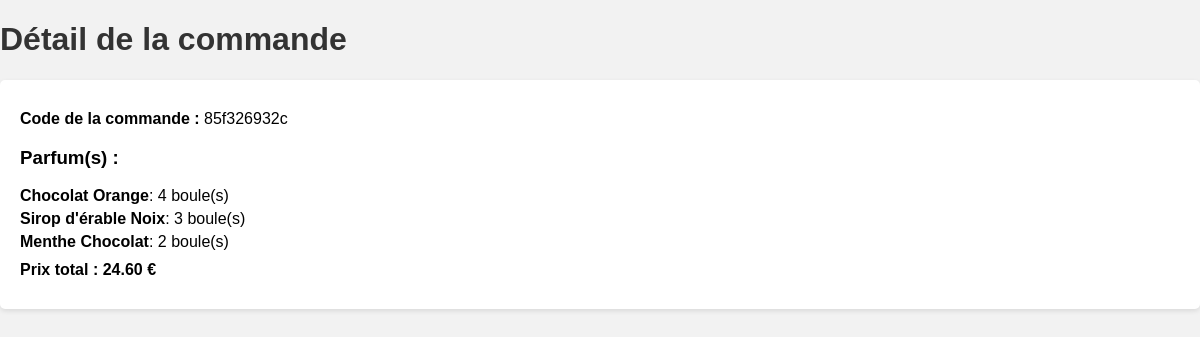
Page /details_order/6/ on the committed database.
### glacier/models.py (models this page shows, shortened)
class Order(models.Model):
    flavors = models.ManyToManyField(Flavor, through="OrderFlavor")
    code = models.CharField(max_length=10, unique=True)
    def calculate_total_price(self):
        total_price = 0
        for order_flavor in self.orderflavor_set.all():
            total_price += order_flavor.quantity * order_flavor.flavor.price_per_scoop
        return total_price

class OrderFlavor(models.Model):
    order = models.ForeignKey(Order, on_delete=models.CASCADE)
    flavor = models.ForeignKey(Flavor, on_delete=models.CASCADE)
    quantity = models.IntegerField(default=0)

class Flavor(models.Model):
    name = models.CharField(max_length=255)
    price_per_scoop = models.DecimalField(max_digits=5, decimal_places=2)
    quantity_available = models.IntegerField(default=40)
    image = models.ImageField(upload_to="images/")

### glacier/views.py (the view)
# urls.py: path('details_order/<str:order_id>/', order_detail, name='order_detail'),
def order_detail(request, order_id):
    order = get_object_or_404(Order, id=order_id)
    flavors = OrderFlavor.objects.filter(order=order)
    total_price = order.calculate_total_price()
    template = loader.get_template("glacier/order_detail.html")
    context = {"order": order, "flavors": flavors, "total_price": total_price}
    return HttpResponse(template.render(context, request))

### glacier/templates/glacier/order_detail.html (shortened to what this page needs)
<!DOCTYPE html>
<html>
  <head>
  </head>
  <body>
    <h1>Détail de la commande</h1>
    <div class="order-info">
      <p><strong>Code de la commande :</strong> {{ order.code }}</p>
      <h3>Parfum(s) :</h3>
      <ul class="flavor-list">
        {% for order_flavor in order.orderflavor_set.all %}
        <li>
          <span>{{ order_flavor.flavor.name }}</span>: {{ order_flavor.quantity}} boule(s)
        </li>
        {% endfor %}
      </ul>
      <p class="total-price">
        <strong>Prix total :</strong> {{ order.calculate_total_price }} €
      </p>
    </div>
  </body>
</html>

### glacier/templates/glacier/order_detail.html (style rules this page uses)
body { font-family: Arial, sans-serif; background-color: #f2f2f2; margin: 0; padding: 0; }
h1 { color: #333; }
.order-info { background-color: #fff; padding: 20px; border-radius: 5px; box-shadow: 0 2px 5px rgba(0, 0, 0, 0.1); }
.order-info p { margin: 10px 0; }
.flavor-list { list-style-type: none; padding: 0; margin: 0; }
.flavor-list li { margin-bottom: 5px; }
.flavor-list li span { font-weight: bold; }
.total-price { font-weight: bold; margin-top: 10px; }

### rows in the picture
Order: code "85f326932c", calculate_total_price "24.60"
OrderFlavor: flavor.name "Chocolat Orange", quantity "4"
OrderFlavor: flavor.name "Sirop d'érable Noix", quantity "3"
OrderFlavor: flavor.name "Menthe Chocolat", quantity "2"
